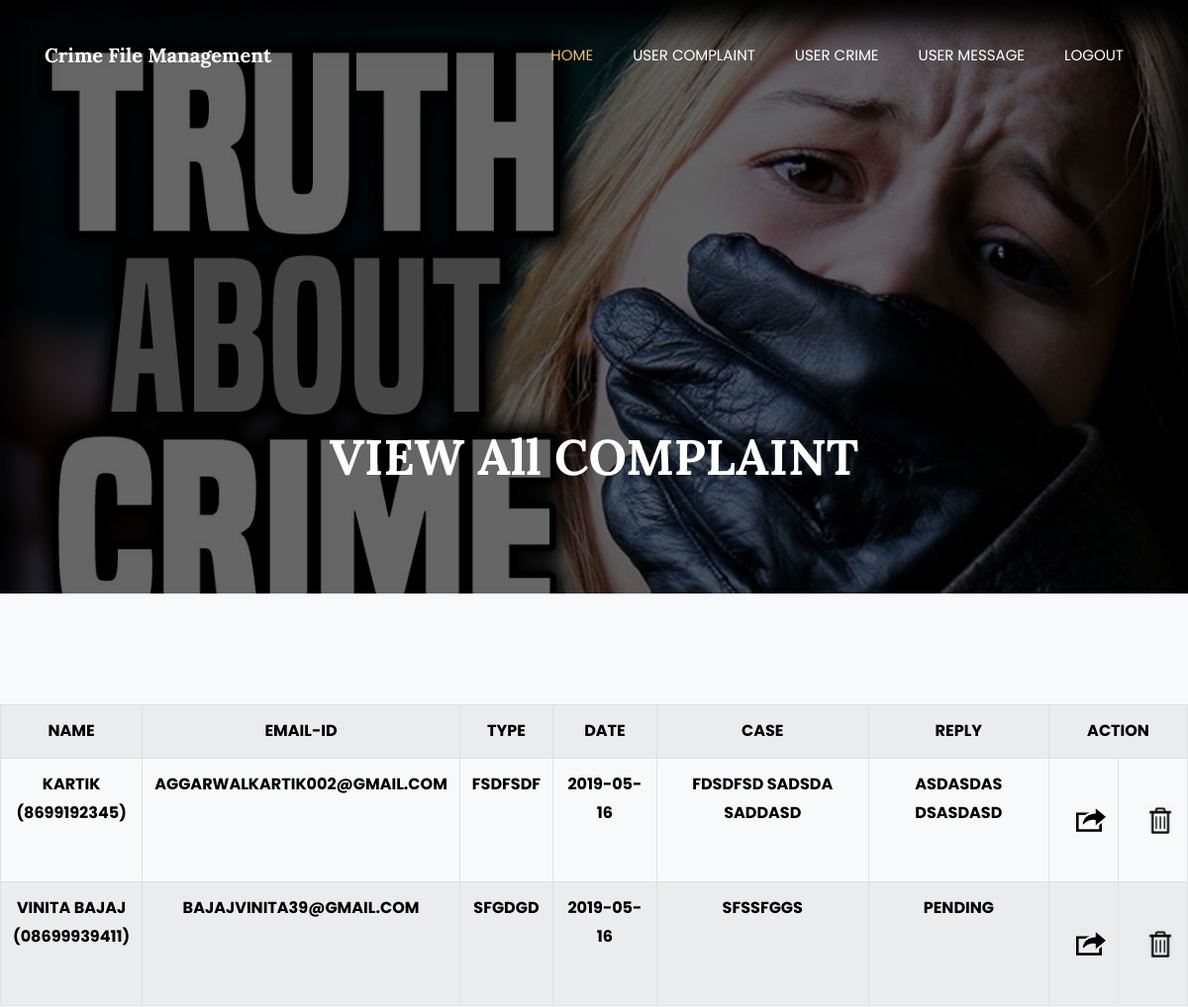
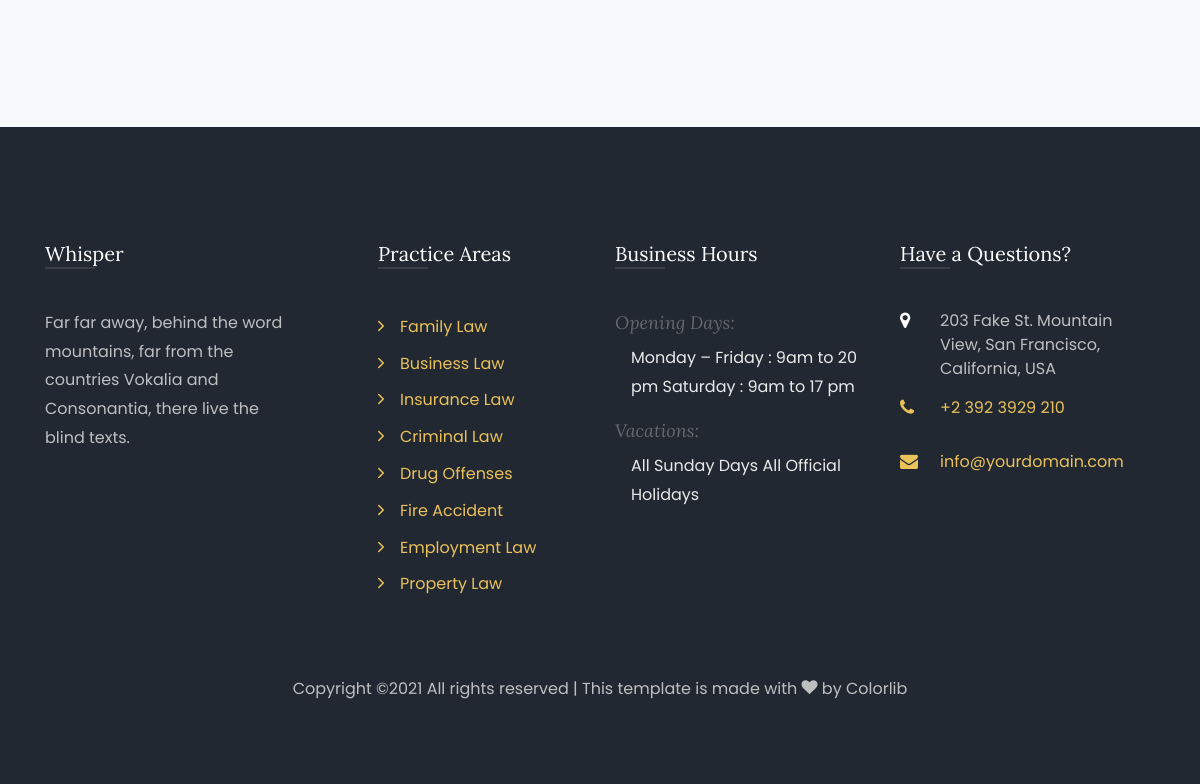
The app's page /user_complaint/ (signed in) with its own data (2 pictures, top to bottom).
### crime/models.py (models this page shows, shortened)
class Addcom2(models.Model):
	p_id = models.AutoField(primary_key=True)
	name=models.CharField(max_length=100)
	email=models.CharField(max_length=100)
	no=models.CharField(max_length=100)
	type1=models.CharField(max_length=100)
	date=models.CharField(max_length=100)
	case1=models.TextField(max_length=500)
	rpy=models.TextField(max_length=500)

### crime/views.py (the view)
# urls.py: path('user_complaint/',views.user_complaint),
def user_complaint(request):
	if request.session.has_key('admin'):
		email = request.session['admin']
		data=Addcom2.objects.all()
		return render(request,"template/user_complaint.html", {"alldata" : data})
	else:
		return redirect('/login/')

### crime/template/user_complaint.html (shortened to what this page needs)
{% load staticfiles %}
{% include 'template/adminmenu.html' %}
    <section class="hero-wrap hero-wrap-2"
    style="background-image: url({% static 'my/12.jpg' %});" data-stellar-background-ratio="0.5">
      <div class="overlay"></div>
      <div class="container">
        <div class="row no-gutters slider-text align-items-end justify-content-center">
          <div class="col-md-9 ftco-animate pb-5 text-center">
            <h1 class="mb-3 bread">VIEW All COMPLAINT</h1>
            <p class="breadcrumbs"><span class="mr-2">
          </div>
        </div>
      </div>
    </section>
   <section class="ftco-section bg-light">
      <div class="container-fluid">
        <div class="row">
          <table class="table table-striped table-bordered">
            <tr>
                <th>Name</th>
                <th>email-id</th>
                <th>type</th>
                <th>date</th>
                <th>Case</th>
                <th>Reply</th>
                <th colspan="2">Action</th>
              </tr>
              {% for single in alldata %}
                <tr>
                    <th>{{single.name}}<br/>({{single.no}})</th>
                    <th>{{single.email}}</th>
                    <th>{{single.type1}}</th>
                    <th>{{single.date}}</th>
                    <th>{{single.case1}}</th>
                    <th>{{single.rpy}}</th>
                    <th>
                      <a href=" {% url 'cmp_rpy' pk=single.p_id %}" style="    line-height: 100px;
    text-align: center;
    margin-left: 15px;"><img src="{% static 'my/rpy.png' %}" height="30" width="30"></a> </th>
    <th><a href=" {% url 'delete_cmp' pk=single.p_id %}" style="    line-height: 100px;
    text-align: center;
    margin-left: 15px;"><img src="{% static 'my/del.png' %}" height="30" width="30"></a> </th>
                  </tr>
          {% endfor %}
        </table>
        </div>
      </div>
    </section>
    {% include 'template/adminfooter.html' %}

### crime/template/user_complaint.html (style rules this page uses)
th { text-align: center; color: black; text-transform: uppercase; }

### records on screen
Addcom2: name "KARTIK", no "8699192345", email "AGGARWALKARTIK002@GMAIL.COM", type1 "FSDFSDF", date "2019-05-16", case1 "FDSDFSD SADSDA SADDASD", rpy "ASDASDAS DSASDASD"
Addcom2: name "VINITA BAJAJ", no "08699939411", email "BAJAJVINITA39@GMAIL.COM", type1 "SFGDGD", date "2019-05-16", case1 "SFSSFGGS", rpy "PENDING"
